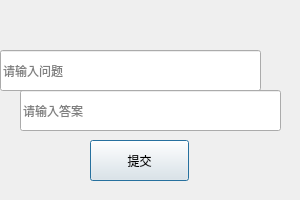
<?xml version="1.0" encoding="UTF-8"?>
<ui version="4.0">
 <class>SetupPage</class>
 <widget class="QDialog" name="SetupPage">
  <property name="geometry">
   <rect>
    <x>0</x>
    <y>0</y>
    <width>300</width>
    <height>200</height>
   </rect>
  </property>
  <property name="windowTitle">
   <string>Dialog</string>
  </property>
  <widget class="QLineEdit" name="lineEdit">
   <property name="geometry">
    <rect>
     <x>0</x>
     <y>50</y>
     <width>261</width>
     <height>41</height>
    </rect>
   </property>
   <property name="placeholderText">
    <string>请输入问题</string>
   </property>
  </widget>
  <widget class="QLineEdit" name="lineEdit_2">
   <property name="geometry">
    <rect>
     <x>20</x>
     <y>90</y>
     <width>261</width>
     <height>41</height>
    </rect>
   </property>
   <property name="placeholderText">
    <string>请输入答案</string>
   </property>
  </widget>
  <widget class="QPushButton" name="pushButton">
   <property name="geometry">
    <rect>
     <x>90</x>
     <y>140</y>
     <width>99</width>
     <height>41</height>
    </rect>
   </property>
   <property name="text">
    <string>提交</string>
   </property>
  </widget>
 </widget>
 <resources/>
 <connections/>
</ui>
